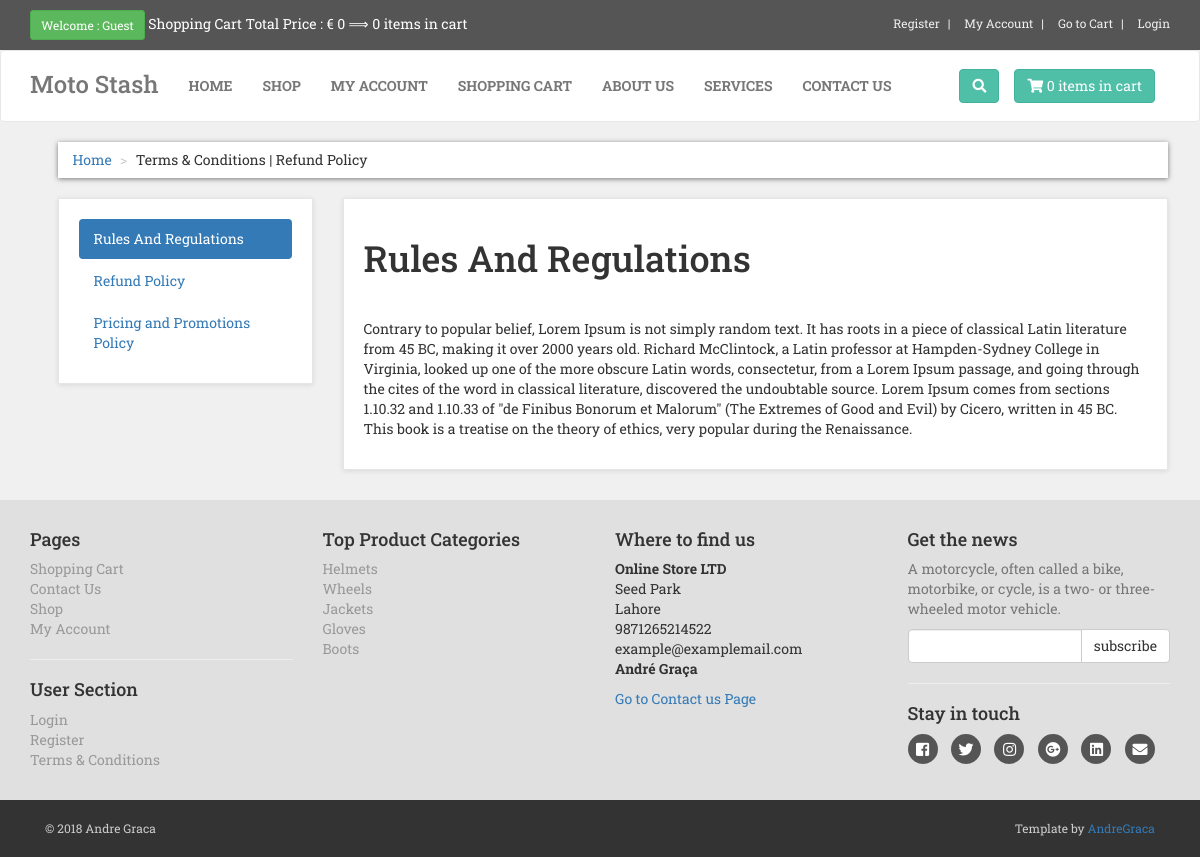
Page /terms.php on the committed database.
### tables this page shows
CREATE TABLE `terms` (
  `term_id` int(10) NOT NULL AUTO_INCREMENT,
  `term_title` varchar(100) DEFAULT NULL,
  `term_link` varchar(100) DEFAULT NULL,
  `term_desc` text,
  PRIMARY KEY (`term_id`)
);

CREATE TABLE `product_categories` (
  `p_cat_id` int(10) NOT NULL AUTO_INCREMENT,
  `p_cat_title` text,
  `p_cat_top` text,
  `p_cat_image` text,
  PRIMARY KEY (`p_cat_id`)
);

### terms.php (the view, shortened to what this page needs)
<?php
include 'functions/functions.php';
?>
<!doctype html>
<html lang="pt">
<head>
    <link rel="stylesheet" href="styles/bootstrap.min.css">
    <link rel="stylesheet" href="font-awesome/css/fontawesome.min.css">
    <link rel="stylesheet" href="styles/styles.css">
    <link rel="stylesheet" href="https://use.fontawesome.com/releases/v5.5.0/css/all.css"
>
</head>
<body>
<?php include 'includes/top.php' ?>
<?php include "includes/navbar.php"; ?>
<div id="content">
    <div class="container">
        <div class="col-md-12">
            <ul class="breadcrumb">
                <li><a href="index.php">Home</a></li>
                <li>Terms & Conditions | Refund Policy</li>
            </ul>
        </div>
        <div class="col-md-3">
            <div class="box">
                <ul class="nav nav-pills nav-stacked">
                    <?php
                    $query = "select * from onlinestore.terms limit 0,1";
                    $runQuery = mysqli_query($connection, $query);
                    while ($row = mysqli_fetch_array($runQuery)) {
                        $termTitle = $row['term_title'];
                        $termLink = $row['term_link'];
                        ?>
                        <li class="active">
                            <a data-toggle="pill" href="#<?php echo $termLink ?>">
                                <?php echo $termTitle ?>
                            </a>
                        </li>
                        <?php
                    }
                    ?>
                    <?php
                    $terms = "select * from onlinestore.terms";
                    $runTerms = mysqli_query($connection, $terms);
                    $count = mysqli_num_rows($runTerms);
                    $getTerms = "select * from onlinestore.terms limit 1,$count";
                    $queryTerms = mysqli_query($connection, $getTerms);
                    while ($rowTerms = mysqli_fetch_array($queryTerms)) {
                        $term_Title = $rowTerms['term_title'];
                        $term_Link = $rowTerms['term_link']
                        ?>
                        <li>
                            <a data-toggle="pill" href="#<?php echo $term_Link ?>">
                                <?php echo $term_Title ?>
                            </a>
                        </li>
                        <?php
                    }
                    ?>
                </ul>
            </div>
        </div>
        <div class="col-md-9">
            <div class="box">
                <div class="tab-content">
                    <?php
                    $query_term = "select * from onlinestore.terms limit 0,1";
                    $runQueryTerm = mysqli_query($connection, $query_term);
                    while ($rowTerm = mysqli_fetch_array($runQueryTerm)) {
                        $term_title = $rowTerm['term_title'];
                        $term_desc = $rowTerm['term_desc'];
                        $term_link = $rowTerm['term_link'];
                        ?>
                        <div id="<?php echo $term_link ?>" class="tab-pane fade in active">
                            <h1><?php echo $term_title ?></h1>
                            <br>
                            <p class="text-justify"><?php echo $term_desc ?></p>
                        </div>
                        <?php
                    }
                    ?>
                </div>
            </div>
        </div>
    </div>
</div>
<?php include "includes/footer.php" ?>
</body>
</html>

### includes/footer.php (shortened to what this page needs)
<div id="footer">
    <div class="container">
        <div class="row">
            <div class="col-md-3 col-sm-6">
                <h4>Pages</h4>
                <ul>
                    <li><a href="cart.php">Shopping Cart</a></li>
                    <li><a href="contact.php">Contact Us</a></li>
                    <li><a href="shop.php">Shop</a></li>
                    <li><a href="checkout.php">My Account</a></li>
                </ul>
                <hr>
                <h4>User Section</h4>
                <ul>
                    <li><?php
                        if (!isset($_SESSION['customer_email'])) {
                            echo "<a href='checkout.php'>Login</a>" . "<br>" . "
                    <li><a href=\"customerRegister.php\">Register</a></li>";
                        } else {
                            echo "<a href='myAccount.php?myOrders'>My Account</a>";
                        }
                        ?></li>
                    <li><a href="terms.php">Terms & Conditions</a></li>
                </ul>
            </div>
            <div class="col-md-3 col-sm-6">
                <h4>Top Product Categories</h4>
                <ul>
                    <?php
                    $productCategories = "SELECT * FROM onlinestore.product_categories";
                    $query = mysqli_query($connection, $productCategories);
                    while ($row = mysqli_fetch_array($query)) {
                        $productCategoryId = $row['p_cat_id'];
                        $productCategoryTitle = $row['p_cat_title'];
                        ?>
                        <li>
                            <a href="shop.php?productCategory=<?php echo $productCategoryId ?>"><?php echo $productCategoryTitle ?></a>
                        </li>
                        <?php
                    }
                    ?>
                </ul>
            </div>
            <div class="col-md-3 col-sm-6">
                <h4>Where to find us</h4>
                <p>
                    <strong>Online Store LTD</strong>
                    <br>Seed Park
                    <br>Lahore
                    <br>9871265214522
                    <br>example@examplemail.com
                    <br>
                    <strong>André Graça</strong>
                </p>
                <a href="contact.php">Go to Contact us Page</a>
            </div>
            <div class="col-md-3 col-sm-6">
                <h4>Get the news</h4>
                <p class="text-muted">
                    A motorcycle, often called a bike, motorbike, or cycle, is a two- or three-wheeled motor vehicle.
                </p>
                <form action="" method="post">
                    <div class="input-group">
                        <input type="text" class="form-control" name="email">
                        <span class="input-group-btn">
                            <input type="submit" value="subscribe" class="btn btn-default">
                        </span>
                    </div>
                </form>
                <hr>
                <h4>Stay in touch</h4>
                <p class="social">
                    <a href="#"><i class="fab fa-facebook-square"></i></a>
                    <a href="#"><i class="fab fa-twitter"></i></a>
                    <a href="#"><i class="fab fa-instagram"></i></a>
                    <a href="#"><i class="fab fa-google-plus"></i></a>
                    <a href="#"><i class="fab fa-linkedin"></i></a>
                    <a href="#"><i class="fa fa-envelope"></i></a>
                </p>
            </div>
        </div>
    </div>
</div>
<div id="copyright">
    <div class="container">
        <div class="col-md-6">
            <p class="pull-left">
                &copy; 2018 Andre Graca
            </p>
        </div>
        <div class="col-md-6">
            <p class="pull-right">
                Template by <a href="#">AndreGraca</a>
            </p>
        </div>
    </div>
</div>

### styles/styles.css (style rules this page uses)
body { font-family: 'Roboto Slab', Helvetica, Arial, serif; font-size: 14px; line-height: 1.42857143; color: #333333; background: #f0f0f0; }
.box { background: #fff; margin: 0 0 30px; border: solid 1px #e6e6e6; -webkit-box-sizing: border-box; -moz-box-sizing: border-box; box-sizing: border-box; padding: 20px; -webkit-box-shadow: 0 1px 5px rgba(0, 0, 0, .1); -moz-box-shadow: 0 1px 5px rgba(0, 0, 0, .1); box-shadow: 0 1px 5px rgba(0, 0, 0, .1); }
#content { padding-left: 25px; }
.breadcrumb { padding: 8px 15px; margin-bottom: 20px; background-color: #ffffff; border-radius: 0; box-shadow: 0 1px 5px rgba(0, 0, 0, .5); }
.breadcrumb > li + li:before { content: ">\00a0"; color: #cccccc; }
#footer { background: #e0e0e0; padding: 20px 0; }
#footer ul { padding-left: 0; list-style: none; }
#footer ul a { color: #999999; }
#footer .social { text-align: left; }
#footer .social a { margin: 0 10px 0 0; color: #ffffff; display: inline-block; width: 30px; height: 30px; border-radius: 15px; line-height: 30px; font-size: 15px; text-align: center; transition: all 0.2s ease-out; vertical-align: bottom; background-color: #555555; }
#copyright { background: #333333; color: #cccccc; padding: 20px 0; font-size: 12px; }
#copyright p { margin: 0; }

### rows in the picture
terms: term_title "Rules And Regulations", term_desc "Contrary to popular belief, Lorem Ipsum is not simply random text. It has roots in a piece of classical Latin literature from 45 BC, making it over 2000 years old. Richard McClintock, a Latin professor at Hampden-Sydney College in Virginia, looked up one of the more obscure Latin words, consectetur, from a Lorem Ipsum passage, and going through the cites of the word in classical literature, discovered the undoubtable source. Lorem Ipsum comes from sections 1.10.32 and 1.10.33 of \"de Finibus Bonorum et Malorum\" (The Extremes of Good and Evil) by Cicero, written in 45 BC. This book is a treatise on the theory of ethics, very popular during the Renaissance."
terms: term_title "Refund Policy"
terms: term_title "Pricing and Promotions Policy"
product_categories: p_cat_title "Helmets"
product_categories: p_cat_title "Wheels"
product_categories: p_cat_title "Jackets"
product_categories: p_cat_title "Gloves"
product_categories: p_cat_title "Boots"

### other values in the picture
$total "0"
$count "0 0"
